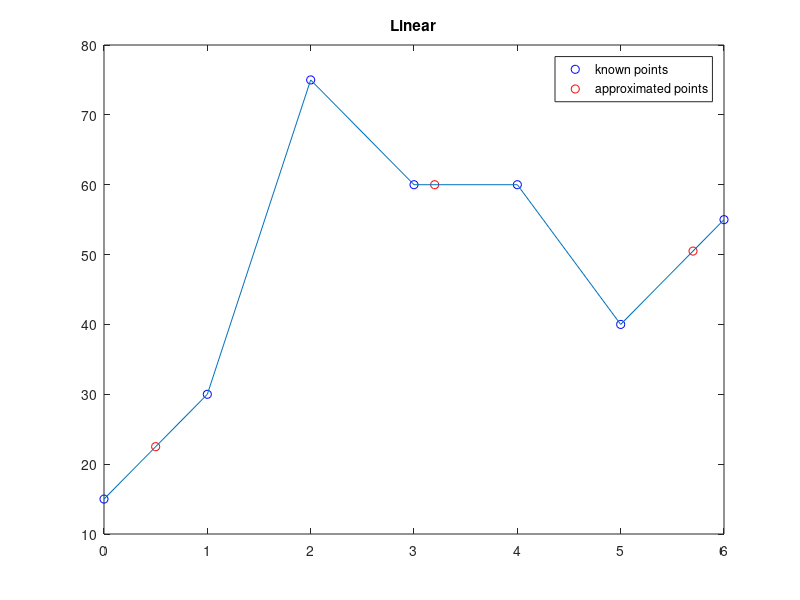

MATLAB code for this plot: (Note: this script raises an error after producing the figure.)
clc
close all

% 8.2 and 8.3

x = [0,1,2,3,4,5,6]
y = [15, 30,75 ,60 ,60,40,55]
xi =[ 0.5,3.2,5.7]

fprintf("Linear:\n")
yi= interp1(x,y,xi,'linear')
plot(x,y,'bo',xi,yi,'ro',x,y)
legend('known points','approximated points')
title('Linear')

fprintf("Lagrange\n")
yi = ex1_func(x,y,xi)
figure
plot(x,y,'bo',xi,yi,'ro',x,y)
title('Lagrange')
legend('known points','approximated points')

fprintf("Hermite:\n");
yi= interp1(x,y,xi,'cubic')
figure
plot(x,y,'bo',xi,yi,'ro',x,y)
title('Hermite')
legend('known points','approximated points')

fprintf("cubic spline:\n");
yi= interp1(x,y,xi,'spline')
figure
plot(x,y,'bo',xi,yi,'ro',x,y)
title('spline')
legend('known points','approximated points')

P2 = polyfit(x,y,2);% 3 for cubic, and other for other powers

fprintf("parabolic regression:\n");
yi= polyval(P2,xi)
figure
plot(x,y,'bo',xi,yi,'ro',x,y)
title('parabolic regression')
legend('known points','approximated points')

P5 = polyfit(x,y,5); % this case we used 5

fprintf("polinomial method (power of 5):\n");
yi= polyval(P5,xi)
figure
plot(x,y,'bo',xi,yi,'ro',x,y)
title('polinomial method (power of 5):')
legend('known points','approximated points')
